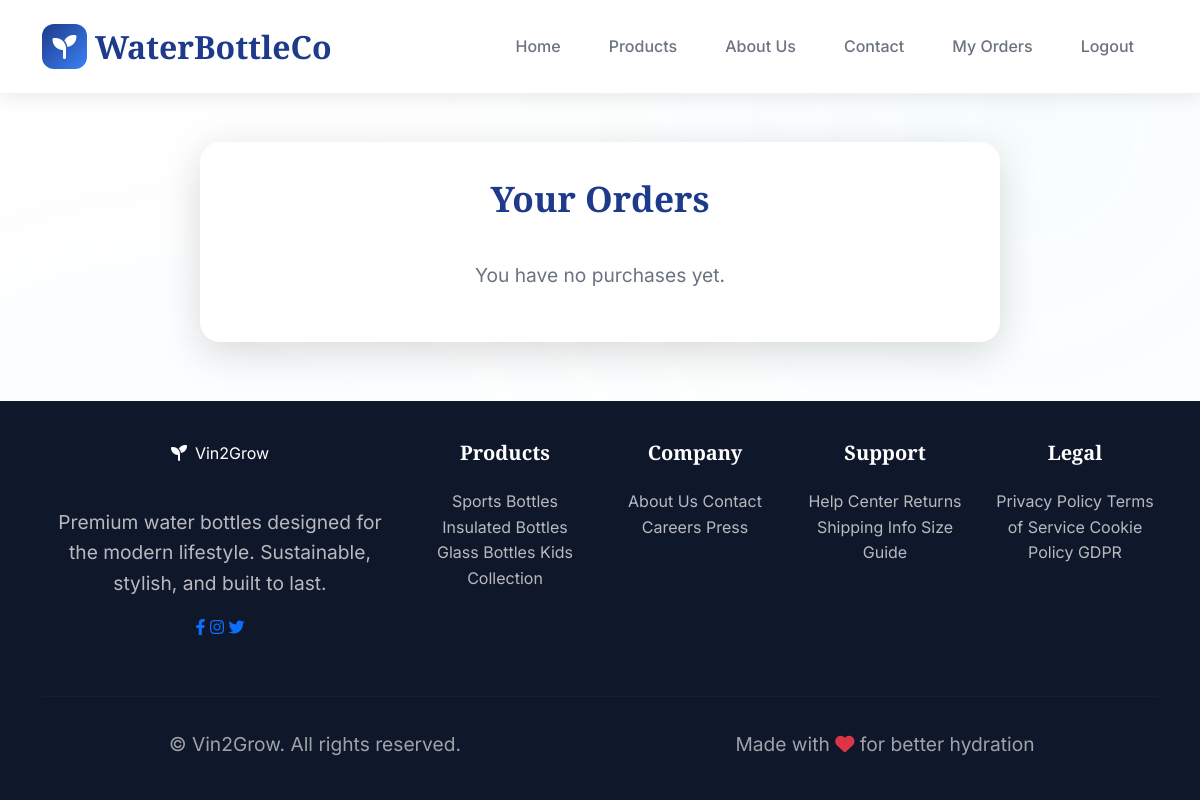
Page /my-orders/ (signed in) on the earlier database version.
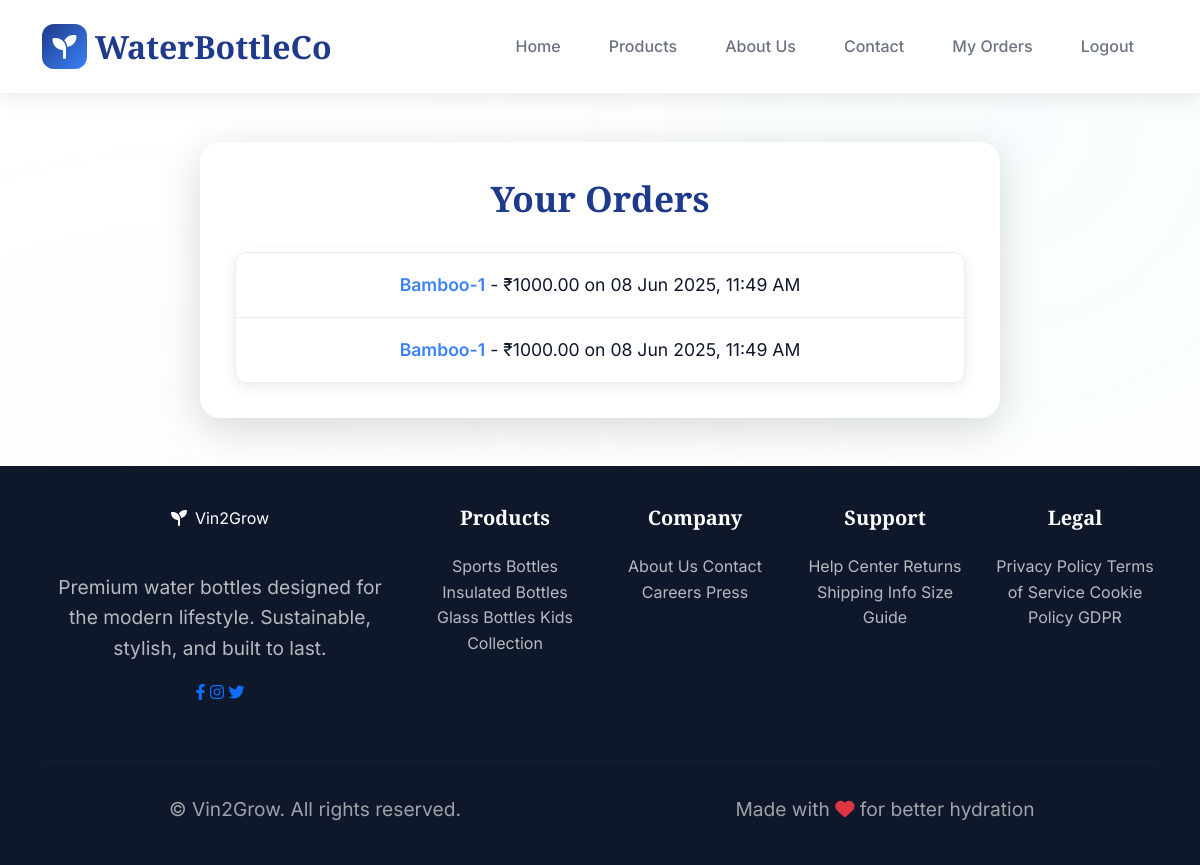
Same page on the later database version.
### store/models.py (models this page shows, shortened)
class Sale(models.Model):
    user = models.ForeignKey(User, on_delete=models.CASCADE, null=True, blank=True)
    date = models.DateTimeField(auto_now_add=True)
    product = models.ForeignKey(Product, on_delete=models.CASCADE, null=True, blank=True)
    quantity = models.PositiveIntegerField(default=1)
    timestamp = models.DateTimeField(auto_now_add=True)

class Product(models.Model):
    name = models.CharField(max_length=100)
    price = models.DecimalField(max_digits=8, decimal_places=2)
    description = models.TextField()
    image = models.ImageField(upload_to='product_images/')
    category = models.CharField(max_length=50, choices=CATEGORY_CHOICES, default='Water Bottle')

### store/views.py (the view)
# urls.py: path('my-orders/', views.my_orders, name='my_orders'),
@login_required
def my_orders(request):
    orders = Sale.objects.filter(user=request.user).select_related('product')
    return render(request, 'store/my_orders.html', {'orders': orders})

### store/templates/store/my_orders.html (shortened to what the changed rows need)
<!DOCTYPE html>
<html lang="en">
<head>
    <link href="https://cdnjs.cloudflare.com/ajax/libs/bootstrap/5.3.0/css/bootstrap.min.css" rel="stylesheet">
    <link href="https://cdnjs.cloudflare.com/ajax/libs/font-awesome/6.4.0/css/all.min.css" rel="stylesheet">
</head>
<body>
    <div class="main-content-wrapper">
        <div class="container">
            <div class="content-card"> <h3>Your Orders</h3>
                {% if orders %}
                    <ul class="list-group">
                        {% for order in orders %}
                            <li class="list-group-item">
                                <strong>{{ order.product.name }}</strong> - ₹{{ order.product.price }} on {{ order.timestamp|date:"d M Y, h:i A" }}
                            </li>
                        {% endfor %}
                    </ul>
                {% else %}
                    <p>You have no purchases yet.</p>
                {% endif %}
            </div>
        </div>
    </div>
</body>
</html>

Differences in the rows shown:
added Sale: product.name "Bamboo-1", product.price "1000.00", timestamp "08 Jun 2025, 11:49 AM"
added Sale: product.name "Bamboo-1", product.price "1000.00", timestamp "08 Jun 2025, 11:49 AM"
Other differences:
text no longer shown: "You have no purchases yet."
